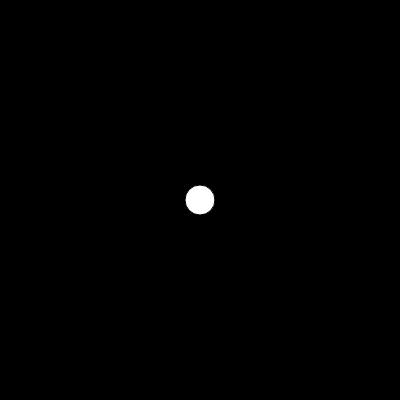
Frame 1 (no input)
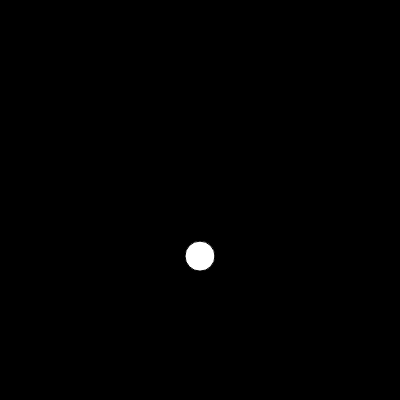
Frame 60 (no input)
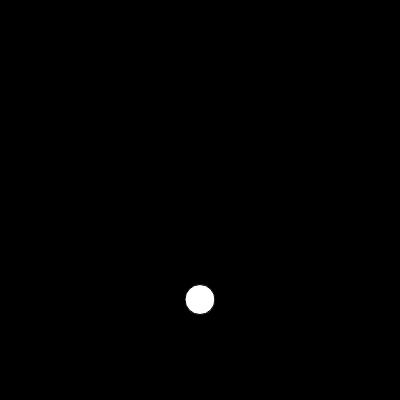
Frame 120 (the mouse pressed at the canvas centre since frame 60)

The p5.js sketch that drew these frames (run headless with seeded random() and noise() and a simulated clock; from frame 60 on, the mouse is pressed at the canvas centre):

// p5.js sketch
// ── sketch.js
let bola;

function setup() {
  createCanvas(400, 400);
  bola = new Bolinha(200,200);
}

function draw() {
  background(0);
  let gravidade = createVector(0,0.3);
  bola.exibir();
  bola.aplicarForca(gravidade);
  bola.update();
  bola.colidir(); 
}
// ── Bolinha.js
class Bolinha{
  constructor(x,y){
    this.pos = createVector(x,y);
    this.vel = createVector(0,0);
  }
  exibir(){
    circle(this.pos.x, this.pos.y, 30)
  }
  aplicarForca(forca){
    this.acc = (forca)
  }
  update(){
    this.vel.add(this.acc)
    this.pos.add(this.vel)
  }
  colidir(){
    if (this.pos.y >= height){
      this.pos.y = height;
      this.vel.y *= -0.9;
    }
  }
}
